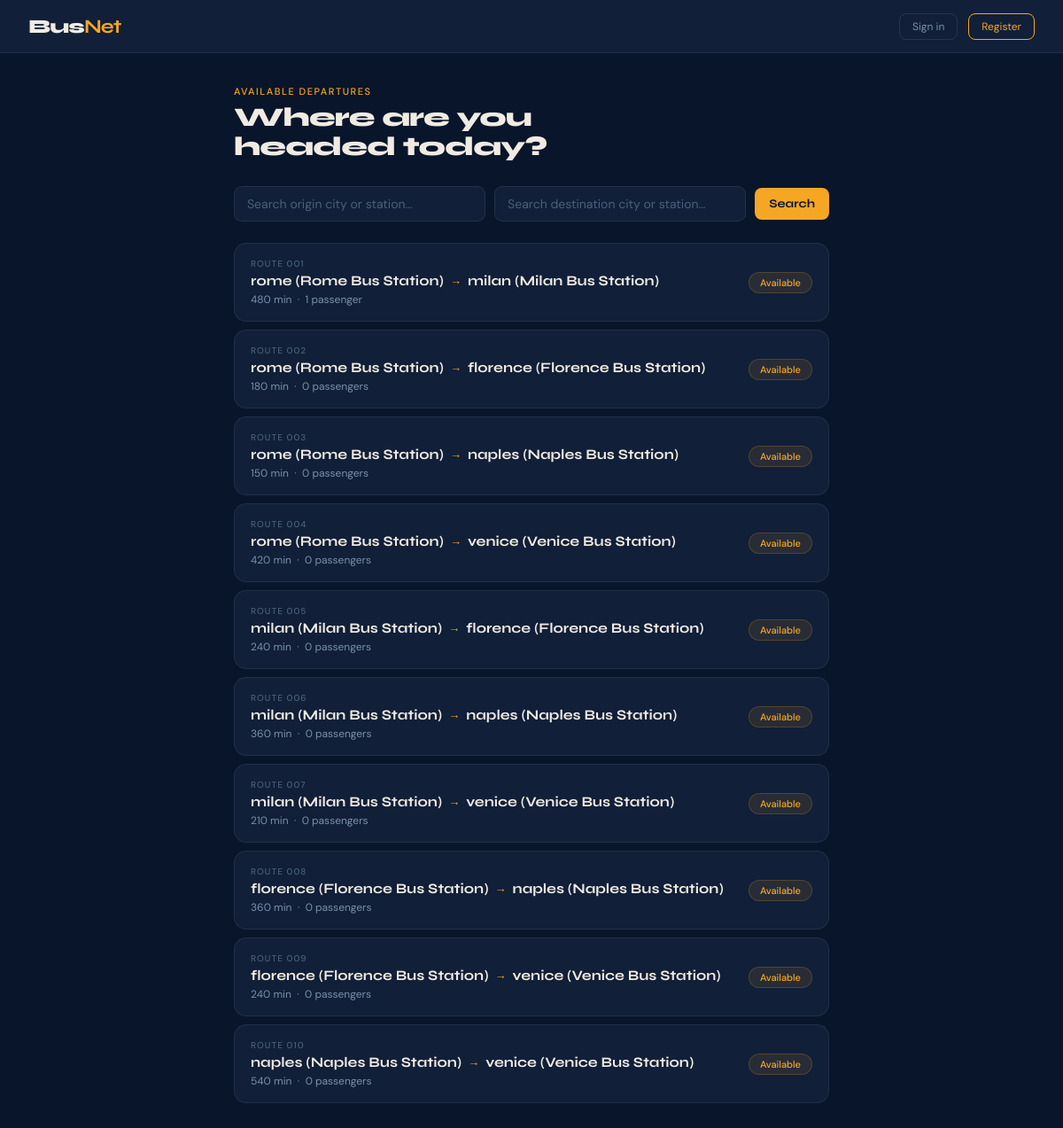
The app's page /Routes/ with its own data.
### Routes/models.py (models this page shows, shortened)
class Route(models.Model):
    origin = models.ForeignKey(Station, on_delete=models.CASCADE, related_name='departures')
    destination = models.ForeignKey(Station, on_delete=models.CASCADE, related_name='arrivals')
    duration = models.IntegerField()
    passengers = models.ManyToManyField(User, blank=True, related_name='routes')

class Station(models.Model):
    name = models.CharField(max_length=200)
    city = models.CharField(max_length=100)
    def __str__(self):
        return f"{self.city} ({self.name})"

### Routes/views.py (the view)
# urls.py: path('', views.index, name='index'),
def index(request):
    origin_q      = request.GET.get("origin", "").strip()
    destination_q = request.GET.get("destination", "").strip()
    routes = Route.objects.all()
    if origin_q:
        routes = routes.filter(
            Q(origin__city__icontains=origin_q) |
            Q(origin__name__icontains=origin_q)
        )
    if destination_q:
        routes = routes.filter(
            Q(destination__city__icontains=destination_q) |
            Q(destination__name__icontains=destination_q)
        )
    return render(request, "Routes/index.html", {"routes": routes})

### Routes/templates/Routes/index.html (shortened to what this page needs)
{% extends "Routes/layout.html" %}
{% block content %}
<div class="page">
  <div class="eyebrow">Available departures</div>
  <h1 class="page-title">Where are you<br>headed today?</h1>
  <form method="GET">
    <div class="search-row">
      <input type="text" name="origin" class="search-input" placeholder="Search origin city or station…"
        value="{{ request.GET.origin }}">
      <input type="text" name="destination" class="search-input" placeholder="Search destination city or station…"
        value="{{ request.GET.destination }}">
      <button type="submit" class="btn-submit">Search</button>
    </div>
  </form>
  <div class="route-list">
    {% for route in routes %}
    <a href="{% url 'Routes:Route_details' route.id %}" class="route-card">
      <div class="route-card-left">
        <div class="route-tag">Route {{ route.id|stringformat:"03d" }}</div>
        <div class="route-cities">
          {{ route.origin }}
          <span class="route-arrow">&#8594;</span>
          {{ route.destination }}
        </div>
        <div class="route-meta">
          {{ route.duration }} min
          &nbsp;&middot;&nbsp;
          {{ route.passengers.count }}
          passenger{{ route.passengers.count|pluralize }}
        </div>
      </div>
      {% if request.user in route.passengers.all %}
      <span class="pill booked">Booked</span>
      {% else %}
      <span class="pill">Available</span>
      {% endif %}
    </a>
    {% empty %}
    <p style="color:var(--muted); font-size:14px;">No routes available at the moment.</p>
    {% endfor %}
  </div>
</div>
{% endblock %}

### Routes/templates/Routes/layout.html (shortened to what this page needs)
{% load static %}
<!DOCTYPE html>
<html lang="en">
<head>
  <link rel="stylesheet" href="{% static 'css/style.css' %}">
</head>
<body>
  <header class="topbar">
    <a href="{% url 'Routes:index' %}" class="brand">Bus<b>Net</b></a>
    <nav class="nav-right">
      {% if request.user.is_authenticated %}
      <div class="nav-avatar">
        {{ request.user.username|slice:":2"|upper }}
      </div>
      <span class="nav-name">{{ request.user.username }}</span>
      <a href="{% url 'Users:index' %}" class="btn-ghost">Profile</a>
      <form method="post" action="{% url 'Users:logout' %}" style="margin:0;">
        {% csrf_token %}
        <button type="submit" class="btn-ghost">Log out</button>
      </form>
      {% else %}
      <a href="{% url 'Users:login' %}" class="btn-ghost">Sign in</a>
      <a href="{% url 'Users:register' %}" class="btn-ghost"
        style="border-color:var(--amber);color:var(--amber);">Register</a>
      {% endif %}
    </nav>
  </header>
  <main>
    {% block content %}{% endblock %}
  </main>
</body>
</html>

### static/css/style.css (style rules this page uses)
*, *::before, *::after { box-sizing: border-box; margin: 0; padding: 0; }
:root { --navy: #09152a; --navy2: #111f38; --navy3: #182c4e; --amber: #f5a623; --amber2: #c47e10; --cream: #f0ebe2; --muted: #7a90ab; --muted2: #4a607a; --red: #e05252; --green: #3db87a; --border: rgba(255, 255, 255, 0.07); --r: 14px; }
html { font-size: 16px; }
body { font-family: 'DM Sans', sans-serif; background: var(--navy); color: var(--cream); min-height: 100vh; }
a { color: var(--amber); text-decoration: none; }
.topbar { background: var(--navy2); border-bottom: 1px solid var(--border); padding: 0 32px; display: flex; align-items: center; justify-content: space-between; height: 60px; position: sticky; top: 0; z-index: 100; }
.brand { font-family: 'Syne', sans-serif; font-size: 22px; font-weight: 800; letter-spacing: -0.04em; color: var(--cream); text-decoration: none; }
.brand b { color: var(--amber); }
.nav-right { display: flex; align-items: center; gap: 12px; }
.btn-ghost { background: none; border: 1px solid rgba(255,255,255,0.1); color: var(--muted); font-family: 'DM Sans', sans-serif; font-size: 12px; padding: 6px 14px; border-radius: 8px; cursor: pointer; transition: border-color .2s, color .2s; text-decoration: none; display: inline-flex; align-items: center; }
.page { max-width: 720px; margin: 0 auto; padding: 36px 24px 60px; }
.eyebrow { font-size: 11px; letter-spacing: .14em; text-transform: uppercase; color: var(--amber); font-weight: 500; margin-bottom: 6px; }
.page-title { font-family: 'Syne', sans-serif; font-size: 30px; font-weight: 800; letter-spacing: -.03em; line-height: 1.1; margin-bottom: 28px; }
.search-row { display: flex; flex-wrap: wrap; gap: 10px; margin-bottom: 24px; align-items: center; }
.search-input { flex: 1; min-width: 160px; padding: 10px 14px; background: var(--navy2); border: 1px solid rgba(255,255,255,0.08); border-radius: 9px; color: var(--cream); font-family: 'DM Sans', sans-serif; font-size: 14px; outline: none; transition: border-color .2s; }
.search-input::placeholder { color: var(--muted2); }
.route-list { display: flex; flex-direction: column; gap: 9px; }
.route-card { background: var(--navy2); border: 1px solid var(--border); border-radius: var(--r); padding: 16px 18px; display: flex; align-items: center; justify-content: space-between; cursor: pointer; text-decoration: none; color: inherit; transition: border-color .2s, background .15s; }
.route-card-left { display: flex; flex-direction: column; gap: 3px; }
.route-tag { font-size: 10px; letter-spacing: .1em; text-transform: uppercase; color: var(--muted2); font-weight: 500; }
.route-cities { font-family: 'Syne', sans-serif; font-size: 16px; font-weight: 700; color: var(--cream); display: flex; align-items: center; gap: 7px; }
.route-arrow { color: var(--amber); font-size: 13px; }
.route-meta { font-size: 12px; color: var(--muted); margin-top: 1px; }
.pill { background: rgba(245,166,35,.1); color: var(--amber); font-size: 11px; font-weight: 500; padding: 4px 12px; border-radius: 20px; border: 1px solid rgba(245,166,35,.2); white-space: nowrap; flex-shrink: 0; }
.btn-submit { background: var(--amber); color: var(--navy); border: none; font-family: 'Syne', sans-serif; font-weight: 700; padding: 10px 16px; border-radius: 8px; cursor: pointer; }

### records on screen
Route: id "001", origin "rome (Rome Bus Station)", destination "milan (Milan Bus Station)", duration "480", passengers.count "1", shows "Available"
Route: id "002", origin "rome (Rome Bus Station)", destination "florence (Florence Bus Station)", duration "180", passengers.count "0", shows "Available"
Route: id "003", origin "rome (Rome Bus Station)", destination "naples (Naples Bus Station)", duration "150", passengers.count "0", shows "Available"
Route: id "004", origin "rome (Rome Bus Station)", destination "venice (Venice Bus Station)", duration "420", passengers.count "0", shows "Available"
Route: id "005", origin "milan (Milan Bus Station)", destination "florence (Florence Bus Station)", duration "240", passengers.count "0", shows "Available"
Route: id "006", origin "milan (Milan Bus Station)", destination "naples (Naples Bus Station)", duration "360", passengers.count "0", shows "Available"
Route: id "007", origin "milan (Milan Bus Station)", destination "venice (Venice Bus Station)", duration "210", passengers.count "0", shows "Available"
Route: id "008", origin "florence (Florence Bus Station)", destination "naples (Naples Bus Station)", duration "360", passengers.count "0", shows "Available"
Route: id "009", origin "florence (Florence Bus Station)", destination "venice (Venice Bus Station)", duration "240", passengers.count "0", shows "Available"
Route: id "010", origin "naples (Naples Bus Station)", destination "venice (Venice Bus Station)", duration "540", passengers.count "0", shows "Available"
